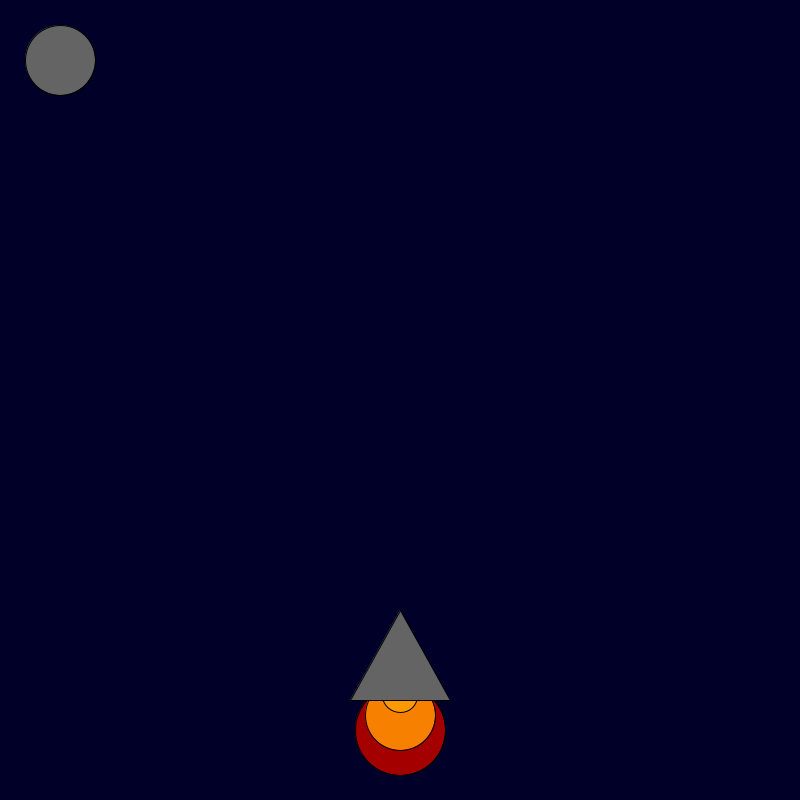
Frame 1 (no input)
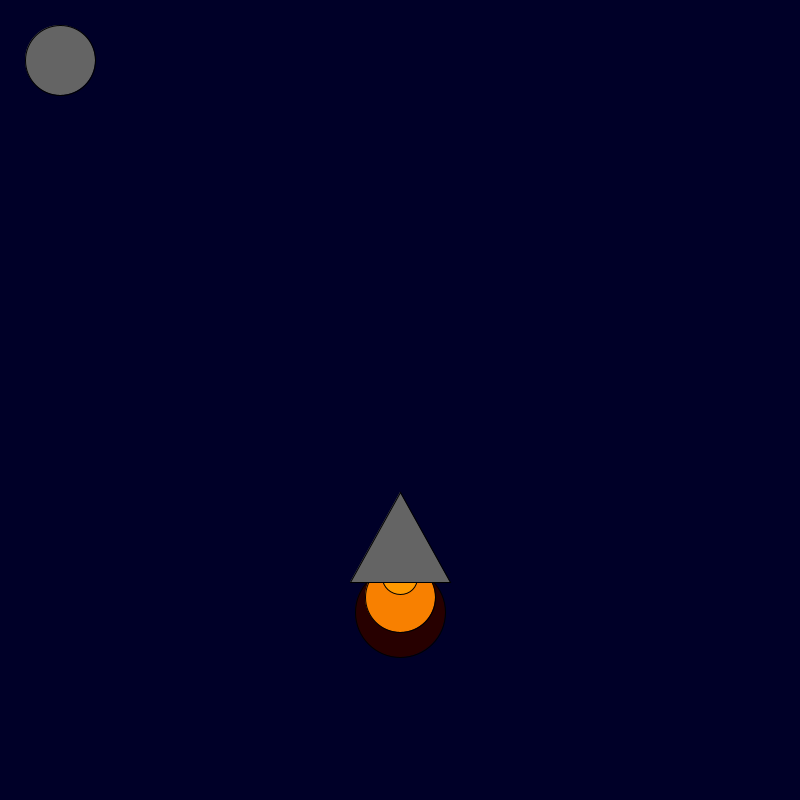
Frame 60 (the mouse pressed at the canvas centre just before this capture)
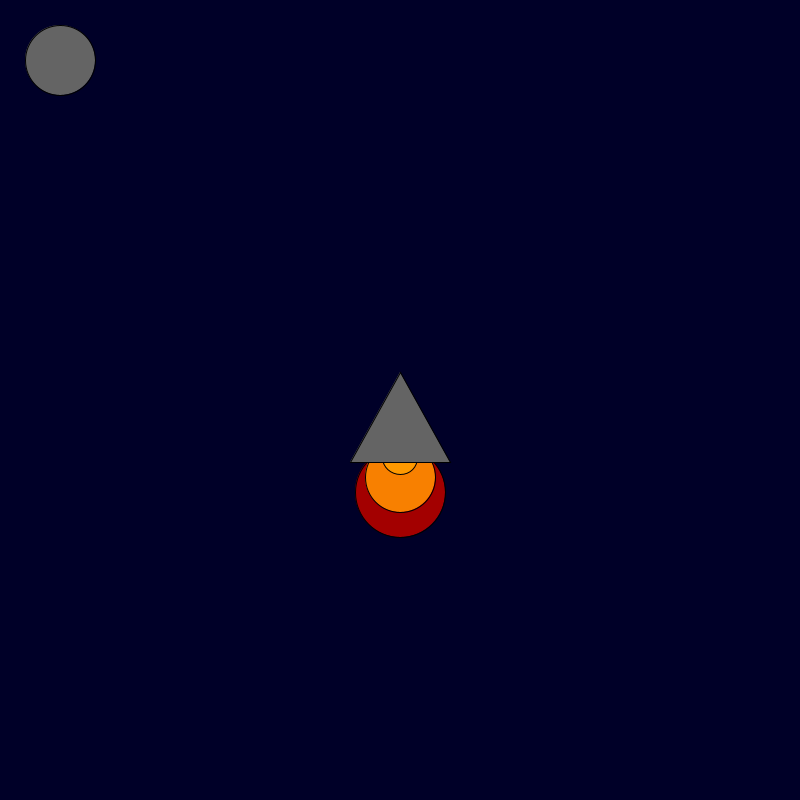
Frame 120 (the mouse held since frame 60 and released just before this capture)

The Processing sketch that drew these frames (run headless with seeded random() and noise(); from frame 60 on, the mouse is pressed at the canvas centre):

// Processing sketch: rocket_ship
// ── rocket_ship.pde
int x = 400; 
int y = 600; 

void setup() {
    size(800, 800);
    frameRate(20);
}

void draw() {
    background(0, 0, 40); 
    fill(random(255), 0, 0);
    ellipse(x, y + 130, 90, 90);
    fill(248, 128, 0);
    ellipse(x, y + 115, 70, 70);
    fill(255, 153, 0);
    ellipse(x, y + 95, 35, 35);
    fill(100, 100, 100);
    triangle(x, y + 10, x + 50, y + 100, x - 50, y + 100);
 y= y-2;
 ellipse(60, 60,  70, 70);
}
